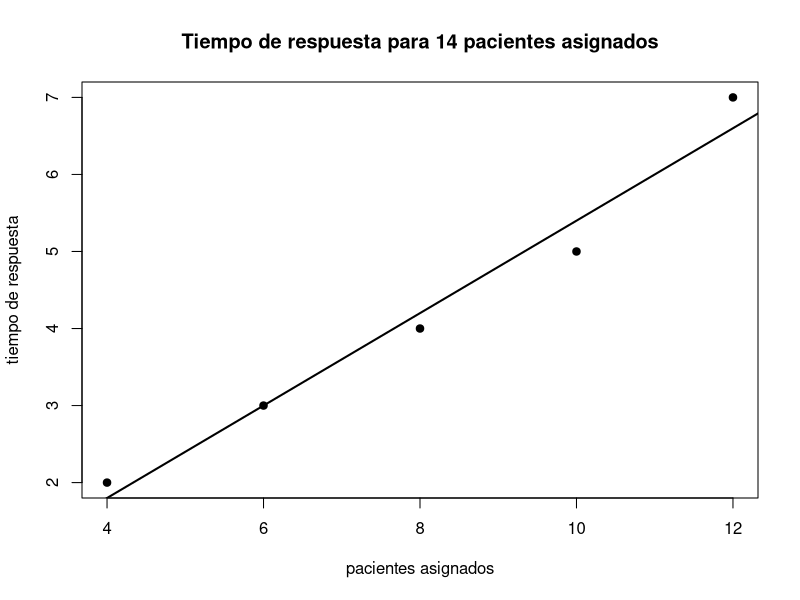
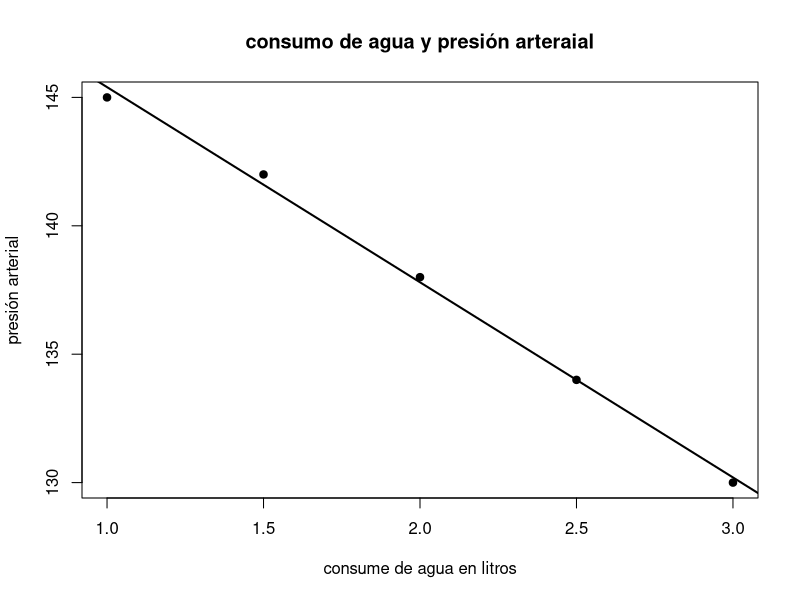
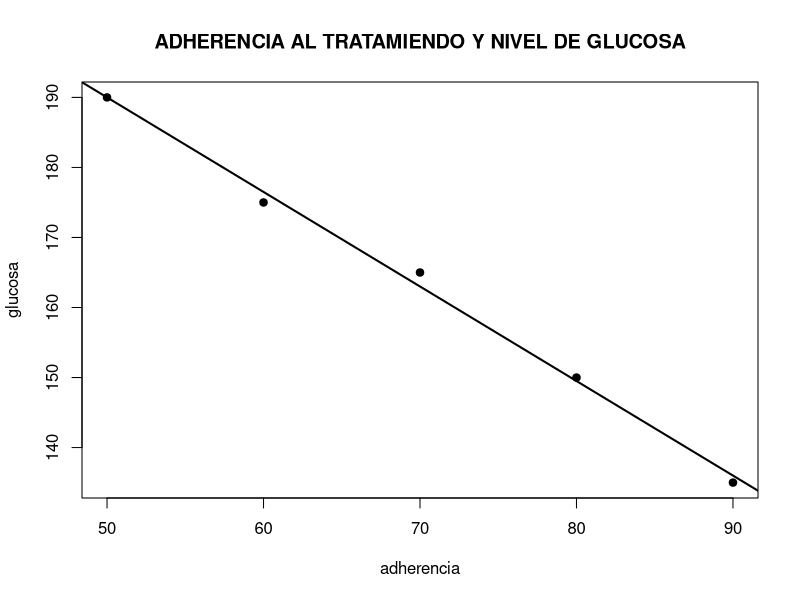
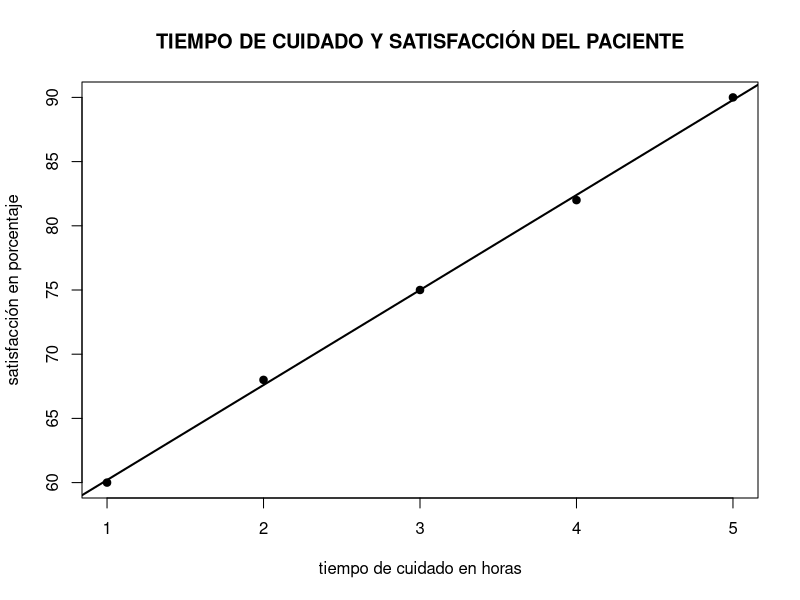

The R source for these figures, in order:
## ---- chunk 1
#DATOS 
x<-c(4,6,8,10,12)
y<-c(2,3,4,5,7)
## ---- chunk 2
#COEFICIENTE DE CORRELACIÓN PEARSSON
cor(x,y)
## ---- chunk 3
#OBTENIENDO COEFICIENTES DE A REGRESIÓN
#MODELO
modelo<-lm(y~x)
coef(modelo)
## ---- chunk 4
#HAY UNA RELACIÓN MEDIANAMENTE FUERTEE

#TIEMPO DE RESPUESTA PARA 14 PACIENTE ASIGNADOS
predict(modelo,data.frame(x=14))
## ---- chunk 5
#gráfico 
plot(x,y,main="Tiempo de respuesta para 14 pacientes asignados",
xlab="pacientes asignados", ylab="tiempo de respuesta",pch=19)
abline(modelo,lwd=2)
## ---- chunk 6
#DATOS 
x<-c(1.0,1.5,2.0,2.5,3.0)
y<-c(145,142,138,134,130)
## ---- chunk 7
#COEFICIENTE DE CORRELACIÓN PEARSSON
cor(x,y)
## ---- chunk 8
#OBTENIENDO COEFICIENTES DE A REGRESIÓN
#MODELO
modelo<-lm(y~x)
coef(modelo)
## ---- chunk 9
#NO HAY UNA RELACIÓN FUERTEE

#TIEMPO DE RESPUESTA PARA 14 PACIENTE ASIGNADOS
predict(modelo,data.frame(x=3.5))
## ---- chunk 10
#gráfico 
plot(x,y,main="consumo de agua y presión arteraial",
xlab="consume de agua en litros", ylab="presión arterial",pch=19)
abline(modelo,lwd=2)
## ---- chunk 11
#DATOS 
x<-c(50,60,70,80,90)
y<-c(190,175,165,150,135)
## ---- chunk 12
#COEFICIENTE DE CORRELACIÓN PEARSSON
cor(x,y)
## ---- chunk 13
#OBTENIENDO COEFICIENTES DE A REGRESIÓN
#MODELO
modelo<-lm(y~x)
coef(modelo)
## ---- chunk 14
#NO HAY UNA RELACIÓN FUERTEE
## ---- chunk 15

#TIEMPO DE RESPUESTA PARA 14 PACIENTE ASIGNADOS
predict(modelo,data.frame(x=95))
## ---- chunk 16
#gráfico 
plot(x,y,main="ADHERENCIA AL TRATAMIENDO Y NIVEL DE GLUCOSA",
xlab="adherencia", ylab="glucosa",pch=19)
abline(modelo,lwd=2)
## ---- chunk 17
#DATOS 
x<-c(1,2,3,4,5)
y<-c(60,68,75,82,90)
## ---- chunk 18
#COEFICIENTE DE CORRELACIÓN PEARSSON
cor(x,y)
## ---- chunk 19
#OBTENIENDO COEFICIENTES DE A REGRESIÓN
#MODELO
modelo<-lm(y~x)
coef(modelo)
## ---- chunk 20
#HAY UNA RELACIÓN MEDIANAMENTE FUERTEE
## ---- chunk 21
#TIEMPO DE RESPUESTA PARA 14 PACIENTE ASIGNADOS
predict(modelo,data.frame(x=6))

## ---- chunk 22
#gráfico 
plot(x,y,main="TIEMPO DE CUIDADO Y SATISFACCIÓN DEL PACIENTE",
xlab="tiempo de cuidado en horas", ylab="satisfacción en porcentaje",pch=19)
abline(modelo,lwd=2)
